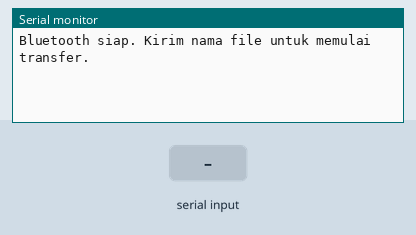
Recording of a sketch running on a simulated ESP32. Parts: the last lines printed to the serial monitor. The test bench sets the inputs (shaded band). Storage starts empty; nothing arrives over Bluetooth unless stated.

Above: at 1.2 s.
1.3 s: "1\n" received over the second serial link
At 2.5 s:
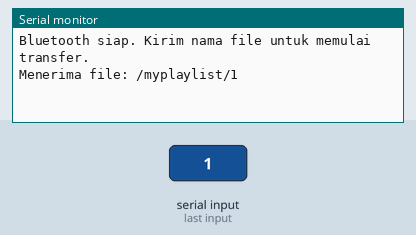
4.3 s: "0\n" received over the second serial link
At 6.8 s:
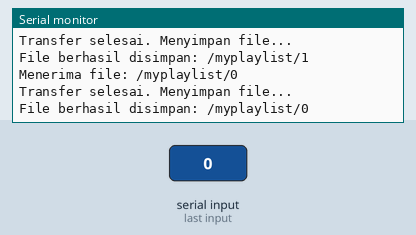

The sketch:

bluetoothkirimfile.ino
```cpp
#include <Arduino.h>
#include "BluetoothSerial.h"
#include "FS.h"
#include <LittleFS.h>

#define FORMAT_LITTLEFS_IF_FAILED true
#define BUFFER_SIZE 409600  // Buffer untuk menyimpan data sementara sebelum ditulis ke file

BluetoothSerial SerialBT;
bool receivingFile = false;
String fileName = "";
String fileBuffer = "";
unsigned long lastReceiveTime = 0;

void startReceivingFile(const String &name) {
  fileName = "/myplaylist/" + name;
  fileBuffer = "";  // Kosongkan buffer
  receivingFile = true;
  lastReceiveTime = millis();
  Serial.println("Menerima file: " + fileName);
}

void receiveFileData() {
  while (SerialBT.available()) {
    char c = SerialBT.read();
    fileBuffer += c;
    lastReceiveTime = millis();
  }
}

void stopReceivingFile() {
  if (receivingFile) {
    Serial.println("Transfer selesai. Menyimpan file...");

    // Pastikan folder myplaylist ada
    if (!LittleFS.exists("/myplaylist")) {
      LittleFS.mkdir("/myplaylist");
    }

    // Simpan buffer ke file
    File file = LittleFS.open(fileName, FILE_WRITE);
    if (file) {
      file.print(fileBuffer);
      file.close();
      Serial.println("File berhasil disimpan: " + fileName);
    } else {
      Serial.println("Gagal menyimpan file!");
    }

    receivingFile = false;
    fileBuffer = "";  // Bersihkan buffer setelah menyimpan
  }
}

void setup() {
  Serial.begin(115200);
  SerialBT.begin("ESP32_BT_FileTransfer");

  if (!LittleFS.begin(FORMAT_LITTLEFS_IF_FAILED)) {
    Serial.println("Gagal mount LittleFS!");
    return;
  }

  Serial.println("Bluetooth siap. Kirim nama file untuk memulai transfer.");
}

void loop() {
  if (SerialBT.available()) {
    if (!receivingFile) {
      // Menerima nama file pertama kali
      fileName = SerialBT.readStringUntil('\n');
      fileName.trim();
      startReceivingFile(fileName);
    } else {
      // Menerima isi file
      receiveFileData();
    }
  }

  // Jika tidak ada data baru selama 2 detik, anggap transfer selesai
  if (receivingFile && (millis() - lastReceiveTime > 2000)) {
    stopReceivingFile();
  }
}
```

Measured:
- after the input at 1.3 s, the serial monitor: prints a new line at once (image 1)
- after the input at 4.3 s, the serial monitor: prints a new line at once (image 2)
